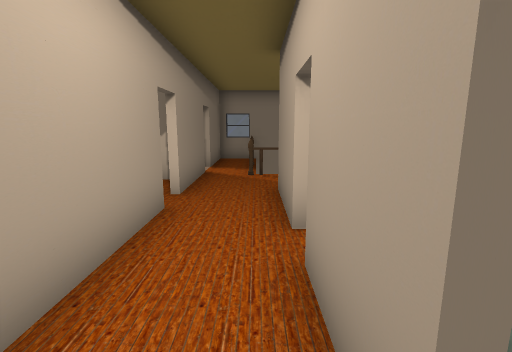
[1] (above)

12 first-person views from a walk through a 3-D level made in the Unity game engine. The camera is 1.4 m above the floor, tilts 10° down and sees 85° across. Doors are open. The floor is counted in squares, 1 m on a side. Each view is taken from the middle of a square. On the plan, view 1 faces up. The plan holds only what a view shows up to about 14 squares ahead; the rest is blank. The player is left out. Some animated figures are left out. Some surface patterns are stand-ins.

[2]
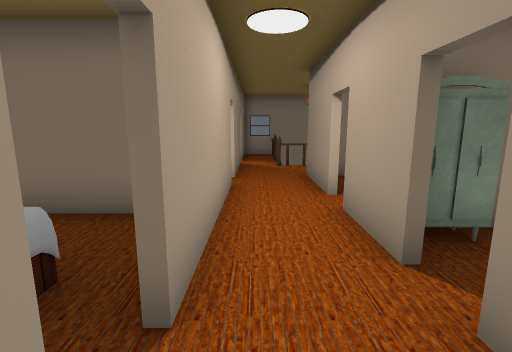

[3]
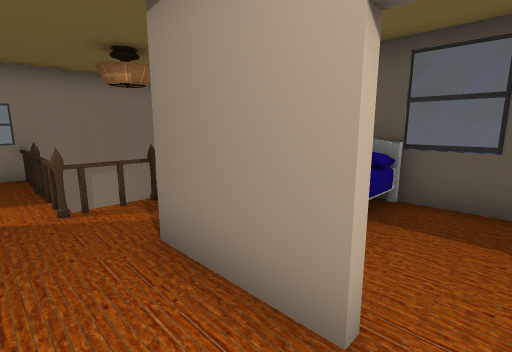

[4]
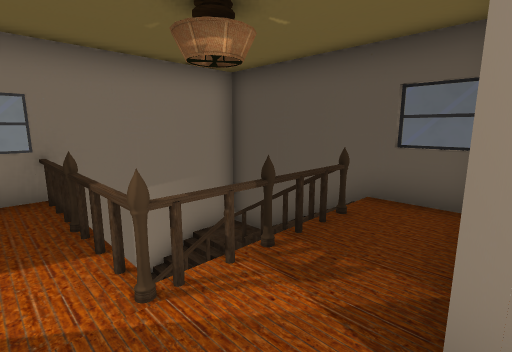

[5]
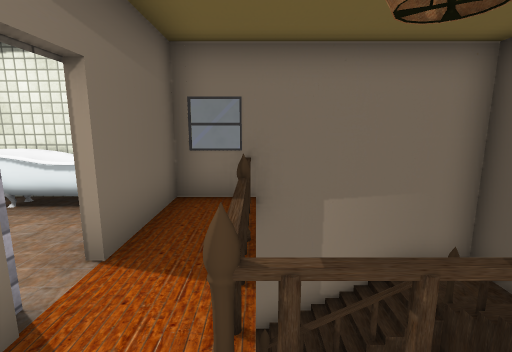

[6]
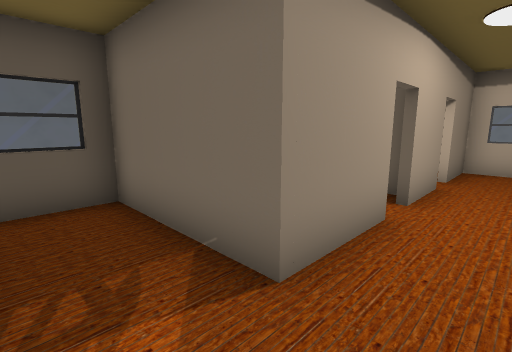

[7]
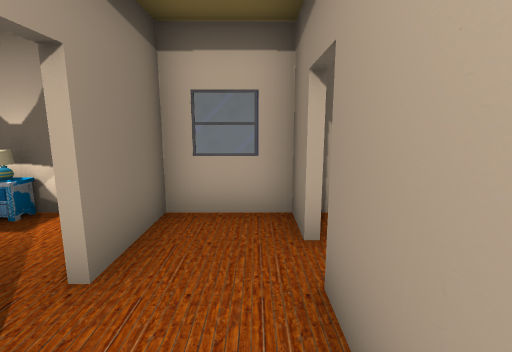

[8]
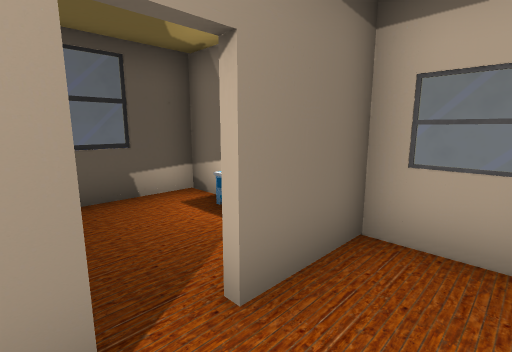

[9]
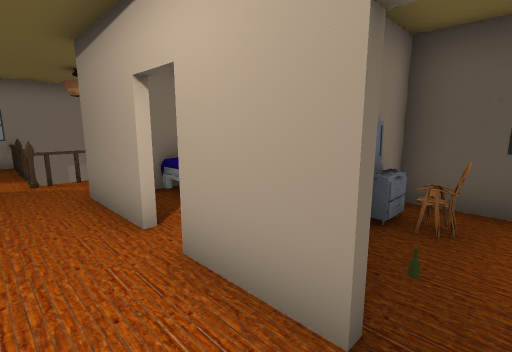

[10]
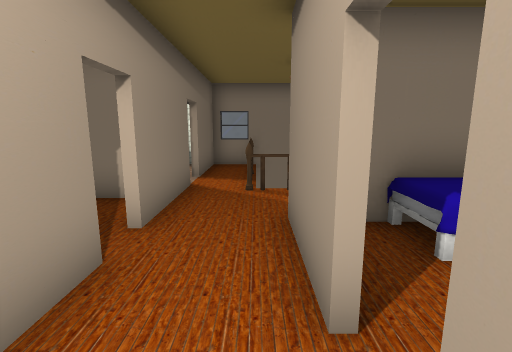

[11]
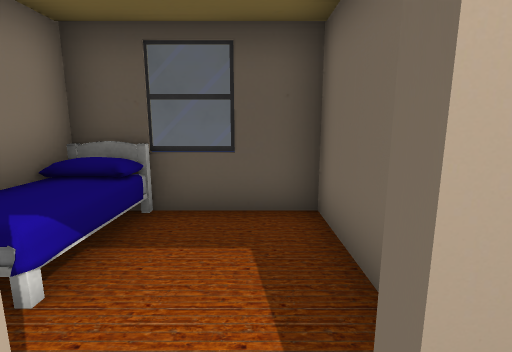

[12]
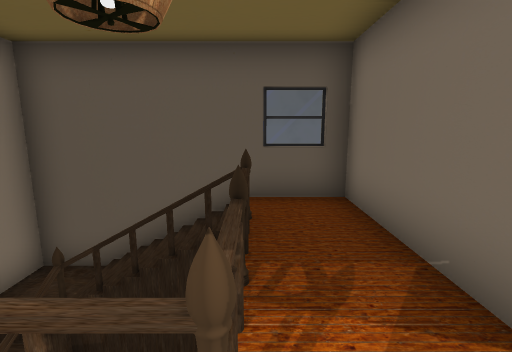

### Floor plan
Key: @ floor where view 1 was taken; # wall or solid block; x gap in a wall; . main floor; - floor 1.5 m lower than the main floor; / step, stairs or slope; D open door; = window, fence, low wall or low ledge; v drop or lower ground; O other object.
Columns run from 4 left of view 1 to 5 right of it. Each row starts with its distance up from view 1.
 13   #=######
 12   #.////-#
 11   #.OxvO/#
 10   D.O  v/#
  9   D.v  v/#
  8  ##.OOOO.#
  7   #......=
  6   D..#####
  5   D..DOOO#
  4   #..D.. #
  3   #..D..D#
  2 ###..##OD
  1   #..OOO=
  0  =D.@D..#
 -1   D..#..#
 -2   #..# O#
 -3   #######

Where each view was taken, in squares from view 1:
view 1: 0 up, 0 right, facing up
view 2: 2 down, 1 left, facing up
view 3: 3 up, 1 left, facing up-right
view 4: 6 up, 1 left, facing up-right
view 5: 7 up, 0 right, facing up
view 6: 8 up, 1 left, facing down-right
view 7: 2 up, 1 left, facing down
view 8: 1 up, 1 left, facing down-right
view 9: 0 up, 1 left, facing up-right
view 10: 2 up, 0 right, facing up
view 11: 3 up, 0 right, facing right
view 12: 8 up, 1 left, facing right
